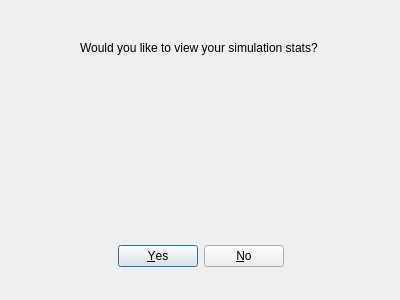
<?xml version="1.0" encoding="UTF-8"?>
<ui version="4.0">
 <class>Dialog</class>
 <widget class="QDialog" name="Dialog">
  <property name="geometry">
   <rect>
    <x>0</x>
    <y>0</y>
    <width>400</width>
    <height>300</height>
   </rect>
  </property>
  <property name="windowTitle">
   <string>Dialog</string>
  </property>
  <widget class="QDialogButtonBox" name="buttonBox">
   <property name="geometry">
    <rect>
     <x>30</x>
     <y>240</y>
     <width>341</width>
     <height>32</height>
    </rect>
   </property>
   <property name="orientation">
    <enum>Qt::Horizontal</enum>
   </property>
   <property name="standardButtons">
    <set>QDialogButtonBox::No|QDialogButtonBox::Yes</set>
   </property>
   <property name="centerButtons">
    <bool>true</bool>
   </property>
  </widget>
  <widget class="QLabel" name="label">
   <property name="geometry">
    <rect>
     <x>80</x>
     <y>40</y>
     <width>241</width>
     <height>16</height>
    </rect>
   </property>
   <property name="text">
    <string>Would you like to view your simulation stats?</string>
   </property>
  </widget>
 </widget>
 <resources/>
 <connections>
  <connection>
   <sender>buttonBox</sender>
   <signal>accepted()</signal>
   <receiver>Dialog</receiver>
   <slot>accept()</slot>
   <hints>
    <hint type="sourcelabel">
     <x>248</x>
     <y>254</y>
    </hint>
    <hint type="destinationlabel">
     <x>157</x>
     <y>274</y>
    </hint>
   </hints>
  </connection>
  <connection>
   <sender>buttonBox</sender>
   <signal>rejected()</signal>
   <receiver>Dialog</receiver>
   <slot>reject()</slot>
   <hints>
    <hint type="sourcelabel">
     <x>316</x>
     <y>260</y>
    </hint>
    <hint type="destinationlabel">
     <x>286</x>
     <y>274</y>
    </hint>
   </hints>
  </connection>
 </connections>
</ui>
